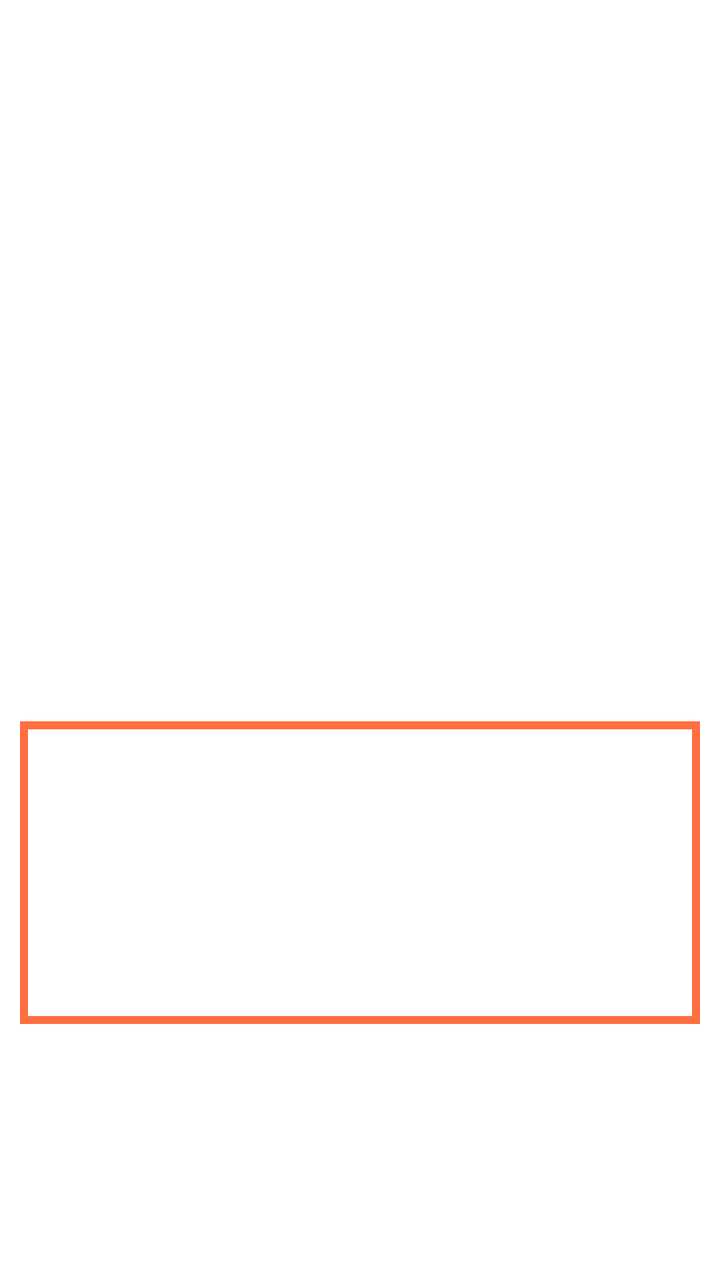
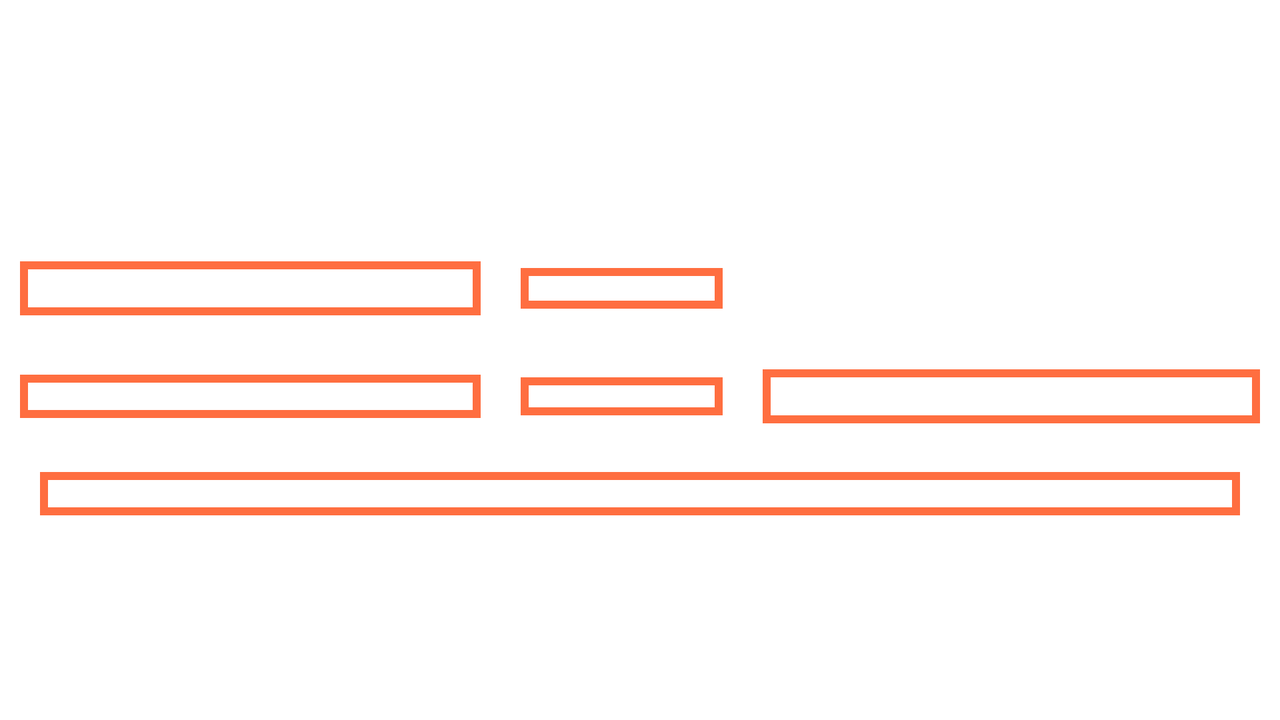

One screen, two layout resources from the same app: the default and the repository's alternative for another configuration. Each is rendered where Android would select it; the XML of both is given below.
<!-- AndroidManifest.xml: application theme Theme.Game -->
<!-- res/layout/fragment_game_details.xml -->
<?xml version="1.0" encoding="utf-8"?>
<androidx.constraintlayout.widget.ConstraintLayout xmlns:android="http://schemas.android.com/apk/res/android"
    xmlns:app="http://schemas.android.com/apk/res-auto"
    xmlns:tools="http://schemas.android.com/tools"
    android:id="@+id/publisherGame_textview"
    android:layout_width="match_parent"
    android:layout_height="match_parent"
    tools:context=".GameDetailsFragment">


    <TextView
        android:id="@+id/item_title_textview"
        android:layout_width="match_parent"
        android:layout_height="wrap_content"
        android:layout_marginStart="10dp"
        android:layout_marginTop="5dp"
        android:layout_marginEnd="10dp"
        android:layout_marginBottom="10dp"
        android:textAlignment="center"
        android:textSize="28sp"
        android:textStyle="bold"
        app:layout_constraintBottom_toTopOf="@+id/cover_imageview"
        app:layout_constraintEnd_toEndOf="parent"
        app:layout_constraintHorizontal_bias="0.0"
        app:layout_constraintStart_toStartOf="parent"
        app:layout_constraintTop_toBottomOf="@id/guideline3" />

    <ImageView
        android:id="@+id/cover_imageview"
        android:layout_width="match_parent"
        android:layout_height="0dp"
        android:layout_marginStart="10dp"
        android:layout_marginEnd="10dp"
        android:layout_marginBottom="20dp"
        app:layout_constraintBottom_toTopOf="@+id/platform_textview"
        app:layout_constraintEnd_toEndOf="parent"
        app:layout_constraintHorizontal_bias="0.0"
        app:layout_constraintStart_toStartOf="parent"
        app:layout_constraintTop_toBottomOf="@+id/item_title_textview"
        app:layout_constraintBottom_toBottomOf="@+id/guideline4"
        tools:srcCompat="@tools:sample/avatars" />

    <TextView
        android:id="@+id/platform_textview"
        android:layout_width="0dp"
        android:layout_height="wrap_content"
        android:layout_marginStart="10dp"
        android:layout_marginTop="20dp"
        android:layout_marginEnd="10dp"
        android:textAlignment="viewEnd"
        android:textColor="#009688"
        android:textSize="15sp"
        android:textStyle="bold"
        app:layout_constraintBottom_toTopOf="@+id/release_date2"
        app:layout_constraintEnd_toEndOf="parent"
        app:layout_constraintHorizontal_bias="0.0"
        app:layout_constraintStart_toStartOf="@id/guideline2"
        app:layout_constraintTop_toBottomOf="@+id/guideline4" />

    <TextView
        android:id="@+id/esrb_rating_textview"
        android:layout_width="0dp"
        android:layout_height="wrap_content"
        android:textAlignment="viewStart"
        android:layout_marginTop="20dp"
        android:layout_marginStart="10dp"
        android:layout_marginEnd="10dp"
        android:textColor="@color/teal_700"
        android:textSize="15sp"
        android:textStyle="bold"
        app:layout_constraintBottom_toTopOf="@+id/developer_textview"
        app:layout_constraintEnd_toEndOf="@id/guideline"
        app:layout_constraintHorizontal_bias="0.0"
        app:layout_constraintStart_toStartOf="parent"
        app:layout_constraintTop_toBottomOf="@id/cover_imageview" />

    <TextView
        android:id="@+id/release_date2"
        android:layout_width="0dp"
        android:layout_height="wrap_content"
        android:layout_marginStart="10dp"
        android:layout_marginEnd="10dp"
        android:textAlignment="viewEnd"
        app:layout_constraintBottom_toTopOf="@+id/description_textview"
        app:layout_constraintEnd_toEndOf="parent"
        app:layout_constraintHorizontal_bias="0.0"
        app:layout_constraintStart_toStartOf="@id/guideline2"
        app:layout_constraintTop_toBottomOf="@+id/platform_textview" />

    <TextView
        android:id="@+id/developer_textview"
        android:layout_width="0dp"
        android:layout_height="wrap_content"
        android:textAlignment="viewStart"
        android:layout_marginStart="10dp"
        android:layout_marginEnd="10dp"
        android:textSize="13sp"
        app:layout_constraintBottom_toTopOf="@+id/publisher_textview"
        app:layout_constraintEnd_toEndOf="@id/guideline"
        app:layout_constraintHorizontal_bias="1.0"
        app:layout_constraintStart_toStartOf="parent"
        app:layout_constraintTop_toBottomOf="@+id/esrb_rating_textview" />

    <TextView
        android:id="@+id/publisher_textview"
        android:layout_width="0dp"
        android:layout_height="wrap_content"
        android:textAlignment="viewStart"
        android:layout_marginStart="10dp"
        android:layout_marginEnd="10dp"
        android:textSize="13sp"
        app:layout_constraintBottom_toTopOf="@+id/genre_textview"
        app:layout_constraintEnd_toEndOf="@id/guideline"
        app:layout_constraintHorizontal_bias="0.0"
        app:layout_constraintStart_toStartOf="parent"
        app:layout_constraintTop_toBottomOf="@+id/developer_textview"
        tools:ignore="DuplicateIds" />


    <TextView
        android:id="@+id/genre_textview"
        android:layout_width="0dp"
        android:layout_height="wrap_content"
        android:textAlignment="viewStart"
        android:layout_marginStart="10dp"
        android:layout_marginEnd="10dp"
        android:layout_marginBottom="10dp"
        android:textStyle="bold"
        android:textSize="14sp"
        app:layout_constraintBottom_toTopOf="@id/scroll"
        app:layout_constraintEnd_toEndOf="@id/guideline"
        app:layout_constraintHorizontal_bias="0.0"
        app:layout_constraintStart_toStartOf="parent"
        app:layout_constraintTop_toBottomOf="@+id/publisher_textview" />

    <androidx.recyclerview.widget.RecyclerView
        android:id="@+id/recyclerView"
        android:layout_width="match_parent"
        android:layout_height="0dp"
        android:layout_margin="10dp"
        android:layout_marginLeft="10dp"
        android:layout_marginRight="10dp"
        android:layout_marginBottom="30dp"
        android:layout_marginTop="30dp"
        app:layout_constraintBottom_toBottomOf="parent"
        app:layout_constraintEnd_toEndOf="parent"
        app:layout_constraintHorizontal_bias="0.8"
        app:layout_constraintStart_toStartOf="parent"
        app:layout_constraintTop_toBottomOf="@id/guideline5" />

    <androidx.constraintlayout.widget.Guideline
        android:id="@+id/guideline"
        android:layout_width="wrap_content"
        android:layout_height="wrap_content"
        android:orientation="vertical"
        app:layout_constraintGuide_percent="0.39" />

    <androidx.constraintlayout.widget.Guideline
        android:id="@+id/guideline2"
        android:layout_width="wrap_content"
        android:layout_height="wrap_content"
        android:orientation="vertical"
        app:layout_constraintGuide_percent="0.58" />

    <androidx.constraintlayout.widget.Guideline
        android:id="@+id/guideline3"
        android:layout_width="wrap_content"
        android:layout_height="wrap_content"
        android:orientation="horizontal"
        app:layout_constraintGuide_percent="0.01" />

    <androidx.constraintlayout.widget.Guideline
        android:id="@+id/guideline4"
        android:layout_width="wrap_content"
        android:layout_height="wrap_content"
        android:orientation="horizontal"
        app:layout_constraintGuide_percent="0.4" />

    <androidx.constraintlayout.widget.Guideline
        android:id="@+id/guideline5"
        android:layout_width="wrap_content"
        android:layout_height="wrap_content"
        android:orientation="horizontal"
        app:layout_constraintGuide_percent="0.8" />

    <ScrollView
        android:id="@+id/scroll"
        android:layout_width="match_parent"
        android:layout_height="0dp"
        android:layout_marginStart="10dp"
        android:layout_marginEnd="10dp"
        app:layout_constraintBottom_toTopOf="@id/guideline5"
        app:layout_constraintEnd_toEndOf="parent"
        app:layout_constraintHorizontal_bias="0.0"
        app:layout_constraintStart_toStartOf="parent"
        app:layout_constraintTop_toBottomOf="@id/genre_textview"
        android:background="@drawable/border"
        android:fillViewport="true"
        >

        <LinearLayout
            android:layout_width="fill_parent"
            android:layout_height="wrap_content"
            android:layout_gravity="top|center"
            android:orientation="vertical">

            <TextView
                android:id="@+id/description_textview"
                android:layout_width="match_parent"
                android:layout_height="wrap_content"
                android:layout_marginTop="10dp"
                android:layout_marginBottom="20dp"
                android:layout_marginStart="20dp"
                android:layout_marginEnd="20dp"/>
        </LinearLayout>
    </ScrollView>


</androidx.constraintlayout.widget.ConstraintLayout>
<!-- resources referenced by this layout -->
<resources>
  <color name="teal_700">#ED629A</color>
  <!-- drawable border (drawable) -->
  <?xml version="1.0" encoding="utf-8"?>
  <shape xmlns:android="http://schemas.android.com/apk/res/android"
  android:shape="rectangle">
      <stroke
          android:color="#FF6E40"
          android:width="4dp"/>
  
  </shape>
  <style name="Theme.Game" parent="Theme.MaterialComponents.DayNight.DarkActionBar">
          
          <item name="colorPrimary">#FF6E40</item>
          <item name="colorPrimaryVariant">#FF6E40</item>
          <item name="colorOnPrimary">@color/white</item>
          
          <item name="colorSecondary">#FFFF00</item>
          <item name="colorSecondaryVariant">@color/teal_700</item>
          <item name="colorOnSecondary">@color/black</item>
          
          <item name="android:statusBarColor">#F30C0C0C</item>
          
      </style>
  <color name="white">#FFFFFFFF</color>
  <color name="black">#FF000000</color>
</resources>
<!-- res/layout-land/fragment_game_details.xml (the repository's variant of the layout above) -->
<!-- drawn on the phone turned sideways -->
<?xml version="1.0" encoding="utf-8"?>
<androidx.constraintlayout.widget.ConstraintLayout xmlns:android="http://schemas.android.com/apk/res/android"
    xmlns:app="http://schemas.android.com/apk/res-auto"
    xmlns:tools="http://schemas.android.com/tools"
    android:id="@+id/publisherGame_textview"
    android:layout_width="match_parent"
    android:layout_height="match_parent"
    tools:context=".GameDetailsFragment">


    <androidx.constraintlayout.widget.Guideline
        android:id="@+id/guideline"
        android:layout_width="wrap_content"
        android:layout_height="wrap_content"
        android:orientation="vertical"
        app:layout_constraintGuide_percent="0.39124486" />

    <androidx.constraintlayout.widget.Guideline
        android:id="@+id/guideline2"
        android:layout_width="wrap_content"
        android:layout_height="wrap_content"
        android:orientation="vertical"
        app:layout_constraintGuide_percent="0.58" />

    <androidx.constraintlayout.widget.Guideline
        android:id="@+id/guideline3"
        android:layout_width="wrap_content"
        android:layout_height="wrap_content"
        android:orientation="horizontal"
        app:layout_constraintGuide_percent="0.3" />

    <androidx.constraintlayout.widget.Guideline
        android:id="@+id/guideline4"
        android:layout_width="wrap_content"
        android:layout_height="wrap_content"
        android:orientation="horizontal"
        app:layout_constraintGuide_percent="0.5" />


    <androidx.constraintlayout.widget.Guideline
        android:id="@+id/guideline5"
        android:layout_width="wrap_content"
        android:layout_height="wrap_content"
        android:orientation="horizontal"
        app:layout_constraintGuide_percent="0.6" />

    <TextView
        android:id="@+id/item_title_textview"
        android:layout_width="0dp"
        android:layout_height="0dp"
        android:layout_marginTop="15dp"
        android:layout_marginRight="15dp"
        android:textAlignment="center"
        android:textSize="28sp"
        android:textStyle="bold"
        app:layout_constraintBottom_toBottomOf="@id/guideline3"
        app:layout_constraintEnd_toEndOf="@id/guideline2"
        app:layout_constraintStart_toStartOf="parent"
        app:layout_constraintTop_toTopOf="parent" />

    <ImageView
        android:id="@+id/cover_imageview"
        android:layout_width="0dp"
        android:layout_height="0dp"
        android:layout_marginTop="15dp"
        android:layout_marginLeft="5dp"
        tools:layout_editor_absoluteX="30dp"
        tools:srcCompat="@tools:sample/avatars"
        app:layout_constraintBottom_toBottomOf="@id/guideline3"
        app:layout_constraintEnd_toEndOf="parent"
        app:layout_constraintStart_toStartOf="@id/guideline2"
        app:layout_constraintTop_toTopOf="parent"
        />

    <TextView
        android:id="@+id/platform_textview"
        android:layout_width="0dp"
        android:layout_height="wrap_content"
        android:layout_marginLeft="10dp"
        android:layout_marginRight="10dp"
        android:textAlignment="center"
        android:textColor="#009688"
        android:textSize="20sp"
        android:textStyle="bold"
        app:layout_constraintBottom_toBottomOf="@id/guideline4"
        app:layout_constraintEnd_toEndOf="@id/guideline"
        app:layout_constraintStart_toStartOf="parent"
        app:layout_constraintTop_toTopOf="@id/guideline3"
        android:background="@drawable/border"/>

    <TextView
        android:id="@+id/esrb_rating_textview"
        android:layout_width="0dp"
        android:layout_height="wrap_content"
        android:layout_marginLeft="10dp"
        android:layout_marginRight="10dp"
        android:textAlignment="center"
        android:textColor="@color/teal_700"
        android:textSize="15sp"
        android:textStyle="bold"
        app:layout_constraintBottom_toBottomOf="@id/guideline4"
        app:layout_constraintEnd_toEndOf="@id/guideline2"
        app:layout_constraintStart_toStartOf="@id/guideline"
        app:layout_constraintTop_toTopOf="@id/guideline3"
        android:background="@drawable/border"/>

    <TextView
        android:id="@+id/release_date2"
        android:layout_width="0dp"
        android:layout_height="wrap_content"
        android:layout_marginLeft="10dp"
        android:layout_marginRight="10dp"
        android:textAlignment="center"
        android:textStyle="bold|italic"
        app:layout_constraintBottom_toBottomOf="@id/guideline4"
        app:layout_constraintEnd_toEndOf="parent"
        app:layout_constraintStart_toStartOf="@id/guideline2"
        app:layout_constraintTop_toTopOf="@id/guideline3" />

    <TextView
        android:id="@+id/developer_textview"
        android:layout_width="0dp"
        android:layout_height="wrap_content"
        android:textAlignment="center"
        android:layout_marginLeft="10dp"
        android:layout_marginRight="10dp"
        android:textSize="16sp"
        android:textStyle="bold"
        app:layout_constraintBottom_toBottomOf="@id/guideline5"
        app:layout_constraintEnd_toEndOf="@id/guideline"
        app:layout_constraintStart_toStartOf="parent"
        app:layout_constraintTop_toTopOf="@id/guideline4"
        android:background="@drawable/border"/>

    <TextView
        android:id="@+id/publisher_textview"
        android:layout_width="0dp"
        android:layout_height="wrap_content"
        android:layout_marginLeft="10dp"
        android:layout_marginRight="10dp"
        android:background="@drawable/border"
        android:textAlignment="center"
        android:textSize="14sp"
        android:textStyle="bold"
        app:layout_constraintBottom_toBottomOf="@id/guideline5"
        app:layout_constraintEnd_toEndOf="@id/guideline2"
        app:layout_constraintStart_toStartOf="@id/guideline"
        app:layout_constraintTop_toTopOf="@id/guideline4" />

    <TextView
        android:id="@+id/genre_textview"
        android:layout_width="0dp"
        android:layout_height="wrap_content"
        android:textAlignment="center"
        android:layout_marginLeft="10dp"
        android:layout_marginRight="10dp"
        android:textSize="20sp"
        android:textStyle="bold"
        tools:layout_editor_absoluteX="10dp"
        tools:layout_editor_absoluteY="123dp"
        app:layout_constraintBottom_toBottomOf="@id/guideline5"
        app:layout_constraintEnd_toEndOf="parent"
        app:layout_constraintStart_toStartOf="@id/guideline2"
        app:layout_constraintTop_toTopOf="@id/guideline4"
        android:background="@drawable/border"/>

    <androidx.core.widget.NestedScrollView
        android:layout_width="match_parent"
        android:layout_height="0dp"
        android:layout_marginTop="10dp"
        app:layout_constraintBottom_toBottomOf="parent"
        app:layout_constraintEnd_toEndOf="parent"
        app:layout_constraintStart_toStartOf="parent"
        app:layout_constraintTop_toTopOf="@id/guideline5">

        <LinearLayout
            android:layout_width="match_parent"
            android:layout_height="wrap_content"
            android:orientation="vertical">

            <TextView
                android:id="@+id/description_textview"
                android:layout_width="match_parent"
                android:layout_height="wrap_content"
                android:layout_marginTop="10dp"
                android:layout_marginBottom="20dp"
                android:layout_marginStart="20dp"
                android:layout_marginEnd="20dp"
                android:foregroundTint="#2196F3"
                android:textSize="16sp"
                app:layout_constraintTop_toTopOf="@id/guideline4"
                android:background="@drawable/border"/>

            <androidx.recyclerview.widget.RecyclerView
                android:id="@+id/recyclerView"
                android:layout_width="match_parent"
                android:layout_height="wrap_content"
                android:layout_margin="10dp"
                android:layout_marginLeft="10dp"
                android:layout_marginRight="10dp"
                android:layout_marginBottom="30dp"
                app:layout_constraintTop_toBottomOf="@id/description_textview">

            </androidx.recyclerview.widget.RecyclerView>
        </LinearLayout>
    </androidx.core.widget.NestedScrollView>


</androidx.constraintlayout.widget.ConstraintLayout>
